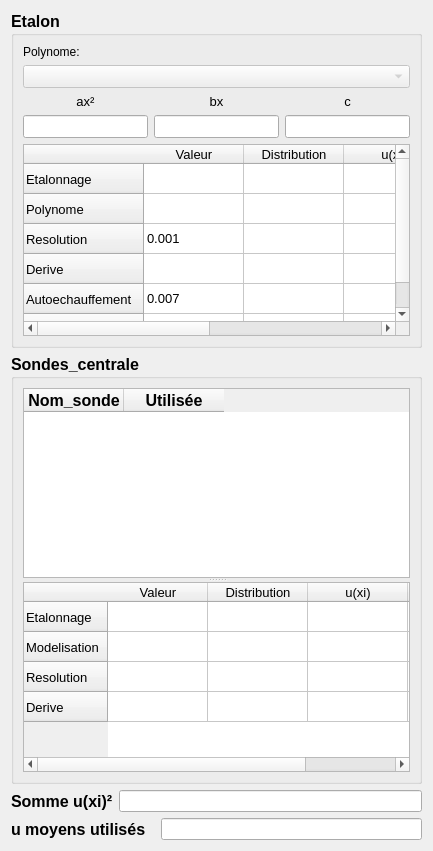
      <widget class="QWidget" name="tab_3">
       <property name="enabled">
        <bool>true</bool>
       </property>
       <attribute name="title">
        <string>Moyens de mesure</string>
       </attribute>
       <layout class="QVBoxLayout" name="verticalLayout_6">
        <item>
         <widget class="QGroupBox" name="groupBox_5">
          <property name="font">
           <font>
            <pointsize>12</pointsize>
            <weight>75</weight>
            <bold>true</bold>
           </font>
          </property>
          <property name="title">
           <string>Etalon</string>
          </property>
          <layout class="QVBoxLayout" name="verticalLayout_4">
           <item>
            <widget class="QLabel" name="label_15">
             <property name="font">
              <font>
               <pointsize>9</pointsize>
               <weight>50</weight>
               <bold>false</bold>
              </font>
             </property>
             <property name="text">
              <string>Polynome:</string>
             </property>
            </widget>
           </item>
           <item>
            <widget class="QComboBox" name="comboBox_polynome_etalon">
             <property name="enabled">
              <bool>false</bool>
             </property>
             <property name="font">
              <font>
               <pointsize>10</pointsize>
               <weight>50</weight>
               <bold>false</bold>
              </font>
             </property>
            </widget>
           </item>
           <item>
            <layout class="QHBoxLayout" name="horizontalLayout_19">
             <item>
              <layout class="QVBoxLayout" name="verticalLayout_7">
               <item>
                <widget class="QLabel" name="label_17">
                 <property name="enabled">
                  <bool>true</bool>
                 </property>
                 <property name="font">
                  <font>
                   <pointsize>10</pointsize>
                   <weight>50</weight>
                   <bold>false</bold>
                  </font>
                 </property>
                 <property name="text">
                  <string>ax²</string>
                 </property>
                 <property name="alignment">
                  <set>Qt::AlignCenter</set>
                 </property>
                </widget>
               </item>
               <item>
                <widget class="QLineEdit" name="lineEdit_ax2">
                 <property name="enabled">
                  <bool>true</bool>
                 </property>
                 <property name="font">
                  <font>
                   <pointsize>10</pointsize>
                   <weight>50</weight>
                   <bold>false</bold>
                  </font>
                 </property>
                 <property name="readOnly">
                  <bool>true</bool>
                 </property>
                </widget>
               </item>
              </layout>
             </item>
             <item>
              <layout class="QVBoxLayout" name="verticalLayout_8">
               <item>
                <widget class="QLabel" name="label_18">
                 <property name="enabled">
                  <bool>true</bool>
                 </property>
                 <property name="font">
                  <font>
                   <pointsize>10</pointsize>
                   <weight>50</weight>
                   <bold>false</bold>
                  </font>
                 </property>
                 <property name="text">
                  <string>bx</string>
                 </property>
                 <property name="alignment">
                  <set>Qt::AlignCenter</set>
                 </property>
                </widget>
               </item>
               <item>
                <widget class="QLineEdit" name="lineEdit_bx">
                 <property name="enabled">
                  <bool>true</bool>
                 </property>
                 <property name="font">
                  <font>
                   <pointsize>10</pointsize>
                   <weight>50</weight>
                   <bold>false</bold>
                  </font>
                 </property>
                 <property name="readOnly">
                  <bool>true</bool>
                 </property>
                </widget>
               </item>
              </layout>
             </item>
             <item>
              <layout class="QVBoxLayout" name="verticalLayout_9">
               <item>
                <widget class="QLabel" name="label_19">
                 <property name="enabled">
                  <bool>true</bool>
                 </property>
                 <property name="font">
                  <font>
                   <pointsize>10</pointsize>
                   <weight>50</weight>
                   <bold>false</bold>
                  </font>
                 </property>
                 <property name="text">
                  <string>c</string>
                 </property>
                 <property name="alignment">
                  <set>Qt::AlignCenter</set>
                 </property>
                </widget>
               </item>
               <item>
                <widget class="QLineEdit" name="lineEdit_c">
                 <property name="enabled">
                  <bool>true</bool>
                 </property>
                 <property name="font">
                  <font>
                   <pointsize>10</pointsize>
                   <weight>50</weight>
                   <bold>false</bold>
                  </font>
                 </property>
                 <property name="readOnly">
                  <bool>true</bool>
                 </property>
                </widget>
               </item>
              </layout>
             </item>
            </layout>
           </item>
           <item>
            <widget class="QTableWidget" name="tableWidget_u_etalon">
             <property name="font">
              <font>
               <pointsize>10</pointsize>
               <weight>50</weight>
               <bold>false</bold>
              </font>
             </property>
             <property name="editTriggers">
              <set>QAbstractItemView::NoEditTriggers</set>
             </property>
             <property name="selectionMode">
              <enum>QAbstractItemView::SingleSelection</enum>
             </property>
             <property name="cornerButtonEnabled">
              <bool>false</bool>
             </property>
             <attribute name="verticalHeaderShowSortIndicator" stdset="0">
              <bool>false</bool>
             </attribute>
             <row>
              <property name="text">
               <string>Etalonnage</string>
              </property>
             </row>
             <row>
              <property name="text">
               <string>Polynome</string>
              </property>
             </row>
             <row>
              <property name="text">
               <string>Resolution</string>
              </property>
             </row>
             <row>
              <property name="text">
               <string>Derive</string>
              </property>
             </row>
             <row>
              <property name="text">
               <string>Autoechauffement</string>
              </property>
             </row>
             <row>
              <property name="text">
               <string>Temp.Ambiante</string>
              </property>
             </row>
             <column>
              <property name="text">
               <string>Valeur</string>
              </property>
             </column>
             <column>
              <property name="text">
               <string>Distribution</string>
              </property>
             </column>
             <column>
              <property name="text">
               <string>u(xi)</string>
              </property>
             </column>
             <column>
              <property name="text">
               <string>u(xi)²</string>
              </property>
             </column>
             <item row="2" column="0">
              <property name="text">
               <string>0.001</string>
              </property>
             </item>
             <item row="4" column="0">
              <property name="text">
               <string>0.007</string>
              </property>
             </item>
             <item row="5" column="0">
              <property name="text">
               <string>0.006</string>
              </property>
             </item>
            </widget>
           </item>
          </layout>
         </widget>
        </item>
        <item>
         <widget class="QGroupBox" name="groupBox_6">
          <property name="font">
           <font>
            <pointsize>12</pointsize>
            <weight>75</weight>
            <bold>true</bold>
           </font>
          </property>
          <property name="title">
           <string>Sondes_centrale</string>
          </property>
          <layout class="QGridLayout" name="gridLayout_5">
           <item row="0" column="0">
            <widget class="QSplitter" name="splitter">
             <property name="orientation">
              <enum>Qt::Vertical</enum>
             </property>
             <widget class="QTableWidget" name="tableWidget_select_sondes">
              <property name="enabled">
               <bool>true</bool>
              </property>
              <property name="editTriggers">
               <set>QAbstractItemView::NoEditTriggers</set>
              </property>
              <property name="selectionMode">
               <enum>QAbstractItemView::SingleSelection</enum>
              </property>
              <column>
               <property name="text">
                <string>Nom_sonde</string>
               </property>
              </column>
              <column>
               <property name="text">
                <string>Utilisée</string>
               </property>
              </column>
             </widget>
             <widget class="QTableWidget" name="tableWidget_u_centrale">
              <property name="font">
               <font>
                <pointsize>10</pointsize>
                <weight>50</weight>
                <bold>false</bold>
               </font>
              </property>
              <property name="editTriggers">
               <set>QAbstractItemView::NoEditTriggers</set>
              </property>
              <property name="selectionMode">
               <enum>QAbstractItemView::SingleSelection</enum>
              </property>
              <property name="cornerButtonEnabled">
               <bool>false</bool>
              </property>
              <attribute name="verticalHeaderShowSortIndicator" stdset="0">
               <bool>false</bool>
              </attribute>
              <row>
               <property name="text">
                <string>Etalonnage</string>
               </property>
              </row>
              <row>
               <property name="text">
                <string>Modelisation</string>
               </property>
              </row>
              <row>
               <property name="text">
                <string>Resolution</string>
               </property>
              </row>
              <row>
               <property name="text">
                <string>Derive</string>
               </property>
              </row>
              <column>
               <property name="text">
                <string>Valeur</string>
               </property>
              </column>
              <column>
               <property name="text">
                <string>Distribution</string>
               </property>
              </column>
              <column>
               <property name="text">
                <string>u(xi)</string>
               </property>
              </column>
              <column>
               <property name="text">
                <string>u(xi)²</string>
               </property>
              </column>
             </widget>
            </widget>
           </item>
          </layout>
         </widget>
        </item>
        <item>
         <layout class="QHBoxLayout" name="horizontalLayout_16">
          <item>
           <widget class="QLabel" name="label_14">
            <property name="enabled">
             <bool>true</bool>
            </property>
            <property name="font">
             <font>
              <pointsize>12</pointsize>
              <weight>75</weight>
              <bold>true</bold>
             </font>
            </property>
            <property name="text">
             <string>Somme u(xi)²</string>
            </property>
           </widget>
          </item>
          <item>
           <widget class="QLineEdit" name="lineEdit_u_moyens_mesure">
            <property name="enabled">
             <bool>true</bool>
            </property>
            <property name="styleSheet">
             <string notr="true"/>
            </property>
            <property name="readOnly">
             <bool>true</bool>
            </property>
           </widget>
          </item>
         </layout>
        </item>
        <item>
         <layout class="QHBoxLayout" name="horizontalLayout_21">
          <property name="spacing">
           <number>15</number>
          </property>
          <item>
           <widget class="QLabel" name="label_22">
            <property name="font">
             <font>
              <pointsize>12</pointsize>
              <weight>75</weight>
              <bold>true</bold>
             </font>
            </property>
            <property name="text">
             <string>u moyens utilisés</string>
            </property>
           </widget>
          </item>
          <item>
           <widget class="QLineEdit" name="lineEdit_u_moyens">
            <property name="styleSheet">
             <string notr="true"/>
            </property>
            <property name="readOnly">
             <bool>true</bool>
            </property>
           </widget>
          </item>
         </layout>
        </item>
       </layout>
      </widget>
